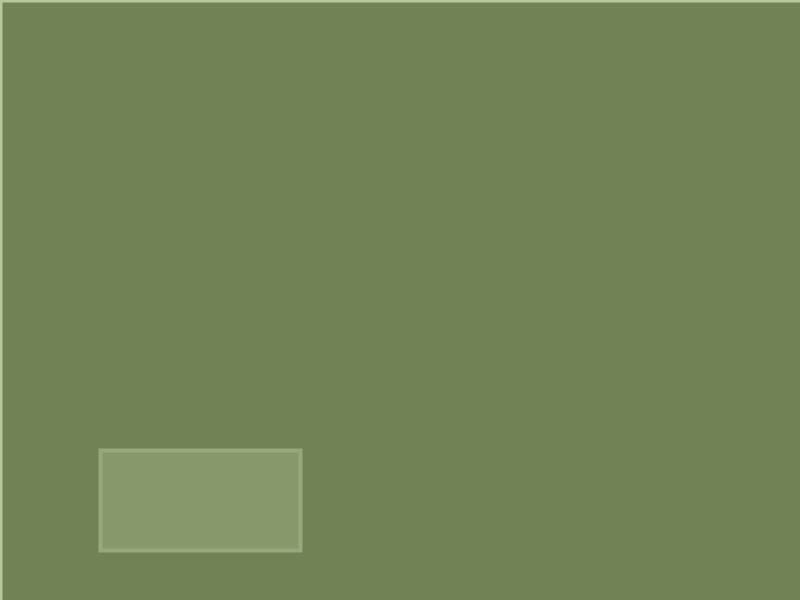
Frame 1 (no input)
Frame 60 (the mouse pressed at the canvas centre just before this capture): identical to frame 1, image omitted
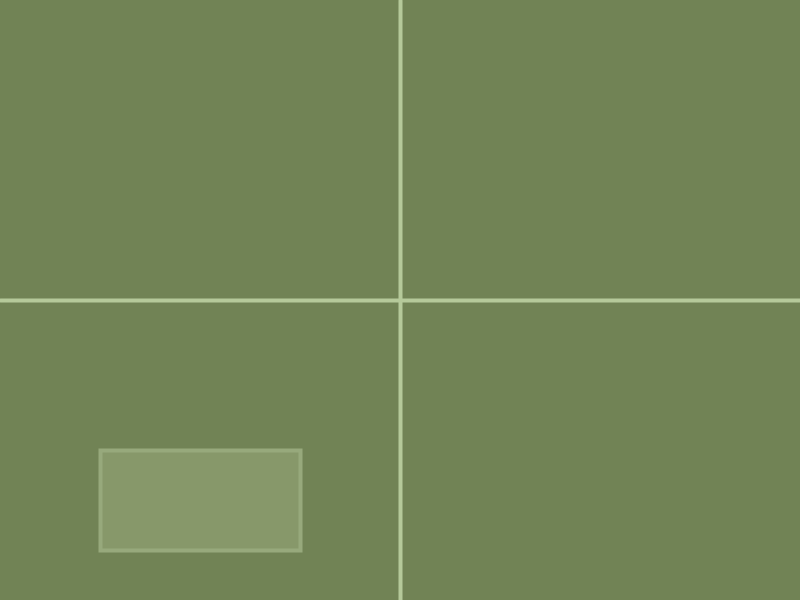
Frame 120 (the mouse held since frame 60 and released just before this capture)

The Processing sketch that drew these frames (run headless with seeded random() and noise(); from frame 60 on, the mouse is pressed at the canvas centre):

// Processing sketch: unit3B
// ── unit3B.pde
//colors
color reseda = #718355;
color moss = #87986A;
color dolive = #97A97C;
color lolive = #B5C99A;
color tea = #CFE1B9;

int toggle;

void setup()  {
  size(800, 600);
  strokeWeight(4);
  textSize(30);
  
  toggle = 1;
}

void draw()  {
  background(reseda);
  
  fill(moss);
  stroke(dolive);
  rect(100, 450, 200, 100);

  if (toggle > 0) {
  guidelines();
  }

}

void mouseReleased()  {
   if (mouseX > 100 && mouseX < 300 && mouseY > 450 && mouseY < 550); {
     toggle = toggle * -1;
   }  
}

void guidelines()  {
  fill(lolive);
  stroke(lolive);
  line (0, mouseY, width, mouseY);
  line(mouseX, 0, mouseX, height);
}
